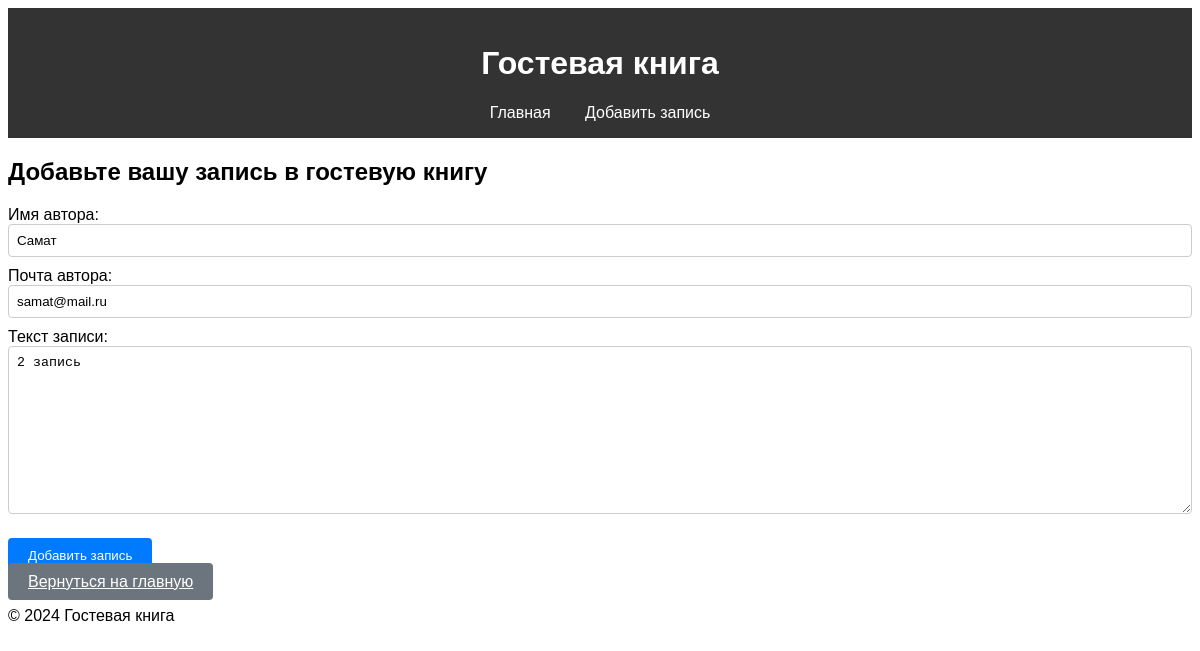
The page /edit/3/ on the database its author committed.
### guestbook/models.py (models this page shows, shortened)
class GuestbookEntry(models.Model):
    STATUS_CHOICES = [
        ('active', 'Активно'),
        ('blocked', 'Заблокировано'),
    ]
    author_name = models.CharField(max_length=255, verbose_name="Имя автора")
    author_email = models.EmailField(verbose_name="Почта автора")
    text = models.TextField(verbose_name="Текст записи")
    created_at = models.DateTimeField(auto_now_add=True, verbose_name="Время создания")
    updated_at = models.DateTimeField(auto_now=True, verbose_name="Время редактирования")
    status = models.CharField(
        max_length=10,
        choices=STATUS_CHOICES,
        default='active',
        verbose_name="Статус",
    )

### guestbook/views.py (the view)
# urls.py: path('edit/<int:pk>/', views.entry_edit, name='entry_edit'),
def entry_edit(request, pk):
    entry = get_object_or_404(GuestbookEntry, pk=pk)
    if request.method == 'POST':
        form = GuestbookEntryForm(request.POST, instance=entry)
        if form.is_valid():
            form.save()
            return redirect('entry_list')
    else:
        form = GuestbookEntryForm(instance=entry)
    context = {
        'form': form,
        'entry': entry,
    }
    return render(request, 'guestbook/entry_form.html', {'form': form})

### guestbook/forms.py
class GuestbookEntryForm(forms.ModelForm):
    class Meta:
        model = GuestbookEntry
        fields = ['author_name', 'author_email', 'text']
        widgets = {
            'author_name': forms.TextInput(attrs={'class': 'form-control', 'placeholder': 'Ваше имя'}),
            'author_email': forms.EmailInput(attrs={'class': 'form-control', 'placeholder': 'Ваш email'}),
            'text': forms.Textarea(attrs={'class': 'form-control', 'placeholder': 'Текст сообщения'}),
        }

### guestbook/templates/guestbook/entry_form.html (shortened to what this page needs)
{% extends 'guestbook/base.html' %}
{% block content %}
  <h2>Добавьте вашу запись в гостевую книгу</h2>
  {% include 'guestbook/partials/_entry_form.html' %}
  <a href="{% url 'entry_list' %}" class="btn btn-secondary">Вернуться на главную</a>
{% endblock %}

### guestbook/templates/guestbook/partials/_entry_form.html (shortened to what this page needs)
<form method="post">
  <div class="form-group">
    {{ form.author_name.label_tag }}
    {{ form.author_name }}
  </div>
  <div class="form-group">
    {{ form.author_email.label_tag }}
    {{ form.author_email }}
  </div>
  <div class="form-group">
    {{ form.text.label_tag }}
    {{ form.text }}
  </div>
  <button type="submit" class="btn btn-primary">Добавить запись</button>
</form>

### guestbook/static/guestbook/styles.css (style rules this page uses)
body { font-family: Arial, sans-serif; }
.form-group { margin-bottom: 10px; }
.form-group input, .form-group textarea { width: 100%; padding: 8px; box-sizing: border-box; border: 1px solid #ccc; border-radius: 4px; }
.btn { margin-top: 10px; padding: 10px 20px; border: none; border-radius: 4px; background-color: #007bff; color: white; cursor: pointer; }
.btn-secondary { background-color: #6c757d; color: white; }

### rows shown on the page
GuestbookEntry: author_name "Самат", author_email "samat@mail.ru", text "2 запись"
